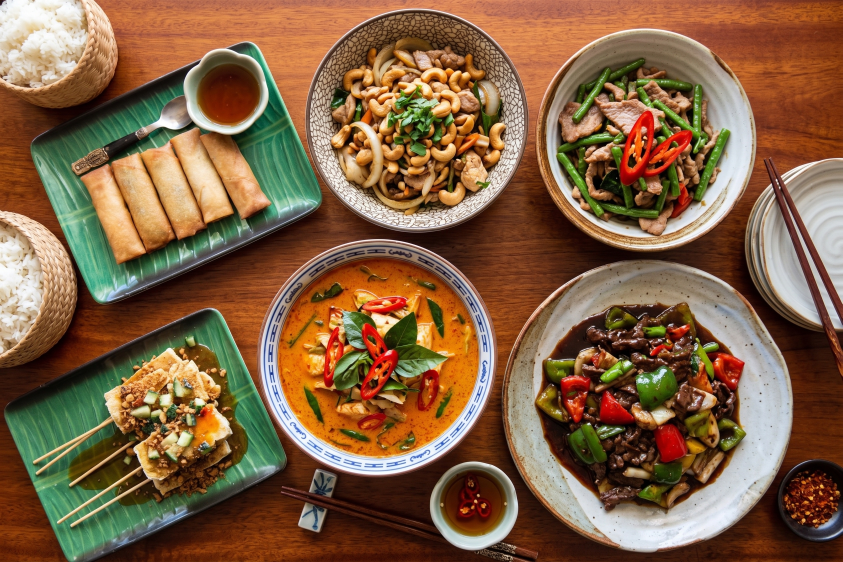
#> input picture img/_source/thai-deum-card-source.jpeg, 2528 x 1686 px (shown at 1/3 size)
$ python build-restaurant-cards.py
#> lines starting #> are read from the running program, lines starting #| are printed output that depends on the picture
#!/usr/bin/env python3
"""Resizes the full-size restaurant card originals down to the 1200x800 the
site serves.

Most restaurants here supplied their own wide marketing shot (The Bab's
flat-lay is the reference: a table of many dishes at once, bright, obviously
abundant). Thai Deum and Momo Tibet hadn't -- Thai Deum's gallery is
individual plates, and Momo's site only offers their logo on white, which
reads as a missing image on a card next to real food. Both cards here are
generated table scenes standing in until the restaurants send real spread
photography, at which point drop the new file into img/_source/ under the
same name and re-run this.

Originals live in img/_source/ so this stays reproducible; only the resized
1200x800 versions are what the site and app actually load.

    python3 build-restaurant-cards.py
"""

from PIL import Image
from pathlib import Path

ROOT = Path(__file__).parent
CARD = (1200, 800)   # 3:2, matching the other restaurant cards
MAX_KB = 220         # keep cards in the same weight class as the rest of img/

SOURCES = {
    "thai-deum": "thai-deum-card-source.jpeg",
    "momo-tibet": "momo-tibet-card-source.jpeg",
    # Abyssinia's is their real banner photo, 2200x480. It's their own food, so
    # it's worth keeping even though it can't reach 1200x800 -- see fit().
    "abyssinia": "abyssinia-card-source.jpg",
}


def fit(src: Path) -> Image.Image:
    """Crop to 3:2 at up to 1200x800, centred.

    Never upscales. A source shorter than 800px comes out smaller than the
    other cards rather than soft and stretched -- Abyssinia's 2200x480 banner
    lands at 720x480, which is sharp at the size a card actually renders."""
    im = Image.open(src).convert("RGB")
#> im is the input picture: PIL image 2528x1686 RGB; mean R, G, B 130.8, 98.1, 68.1
    sw, sh = im.size
#> sw = 2528; sh = 1686

    w, h = CARD
    if sh < h or sw < w:
        scale = min(sw / w, sh / h)
        w, h = round(w * scale), round(h * scale)

    scale = max(w / sw, h / sh)
#> scale = 0.475
    im = im.resize((max(w, round(sw * scale)), max(h, round(sh * scale))), Image.LANCZOS)
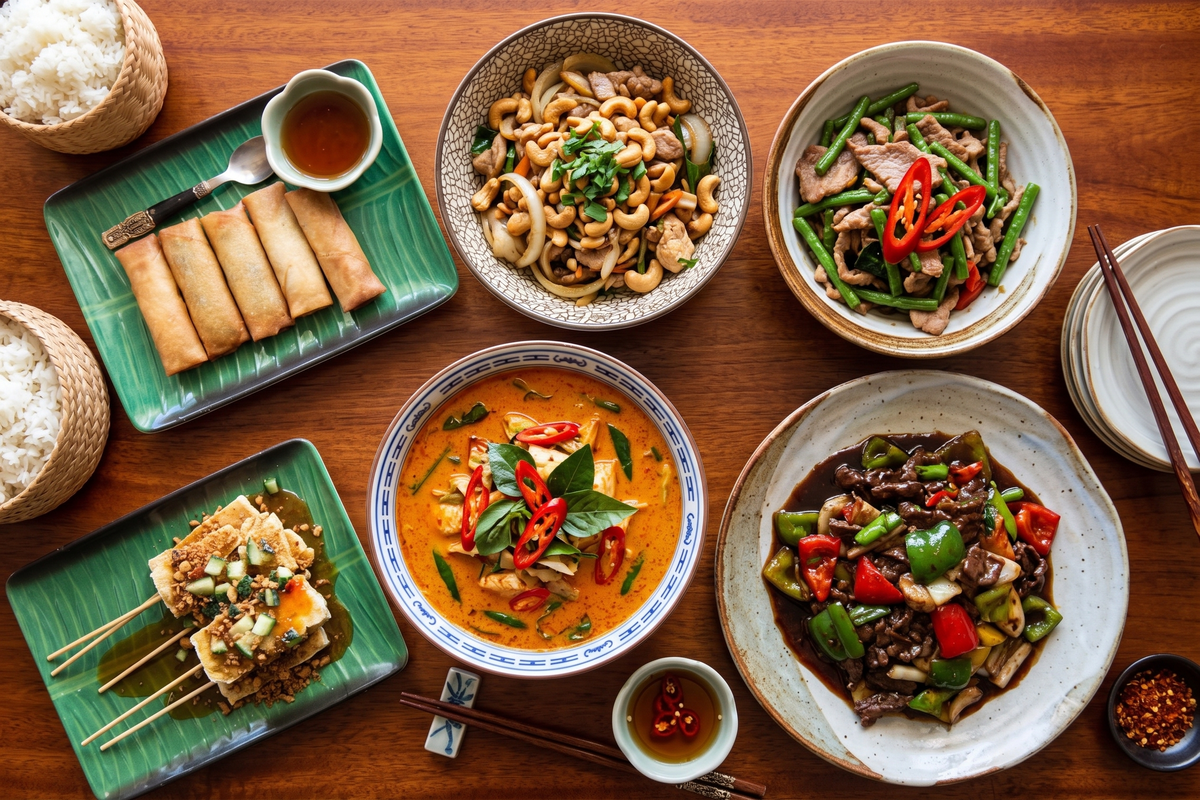
#> im: PIL image 1200x800 RGB; mean R, G, B 130.8, 98.1, 68.1
    nw, nh = im.size
#> nw = 1200; nh = 800
    left, top = (nw - w) // 2, (nh - h) // 2
#> left = 0; top = 0
    return im.crop((left, top, left + w, top + h))


def main() -> None:
    out_dir = ROOT / "img/restaurants"
    out_dir.mkdir(parents=True, exist_ok=True)

    for slug, filename in SOURCES.items():
        src = ROOT / "img/_source" / filename
        if not src.exists():
            print(f"  skip {slug} -- no source at {src.relative_to(ROOT)}")
            continue

        im = fit(src)
        out = out_dir / f"{slug}.jpg"

        # Step the quality down until the file is a reasonable weight. These
        # are photographic and busy, so they don't compress as hard as the
        # studio shots on white do.
        for quality in (85, 80, 75, 70):
            im.save(out, quality=quality, optimize=True, progressive=True)
            kb = out.stat().st_size // 1024
            if kb <= MAX_KB:
                break

        print(f"  ok   {out.relative_to(ROOT)}  {im.size[0]}x{im.size[1]}  q{quality}  {kb}KB")
#|   ok   img/restaurants/thai-deum.jpg  1200x800  q75  198KB
#> pass 2 of the loop in main, `for slug, filename in SOURCES.items():`:
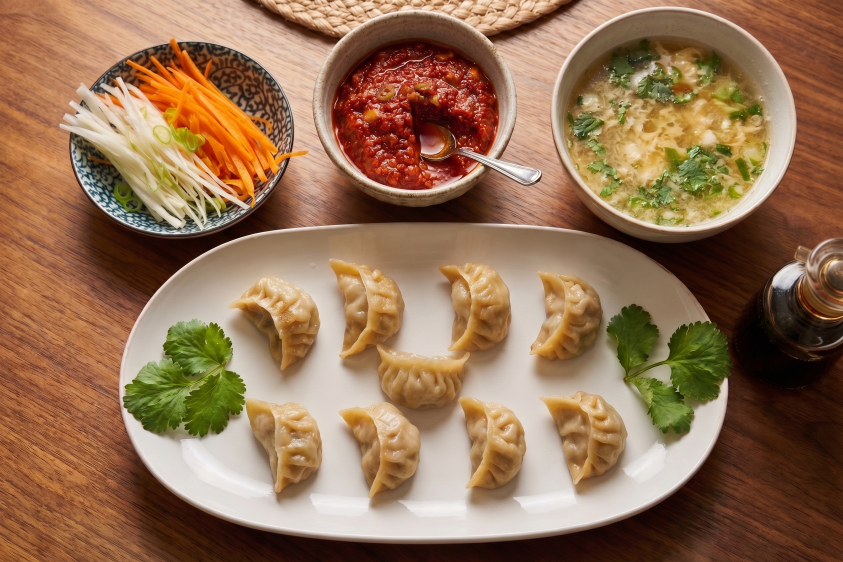
#> input picture img/_source/momo-tibet-card-source.jpeg, 2528 x 1686 px (shown at 1/3 size)
#> in fit, im is the input picture: PIL image 2528x1686 RGB; mean R, G, B 148.7, 113.9, 84.3
#> in fit (call 2), `im = im.resize((max(w, round(sw * scale)), max(h, round(sh * scale))),..`:
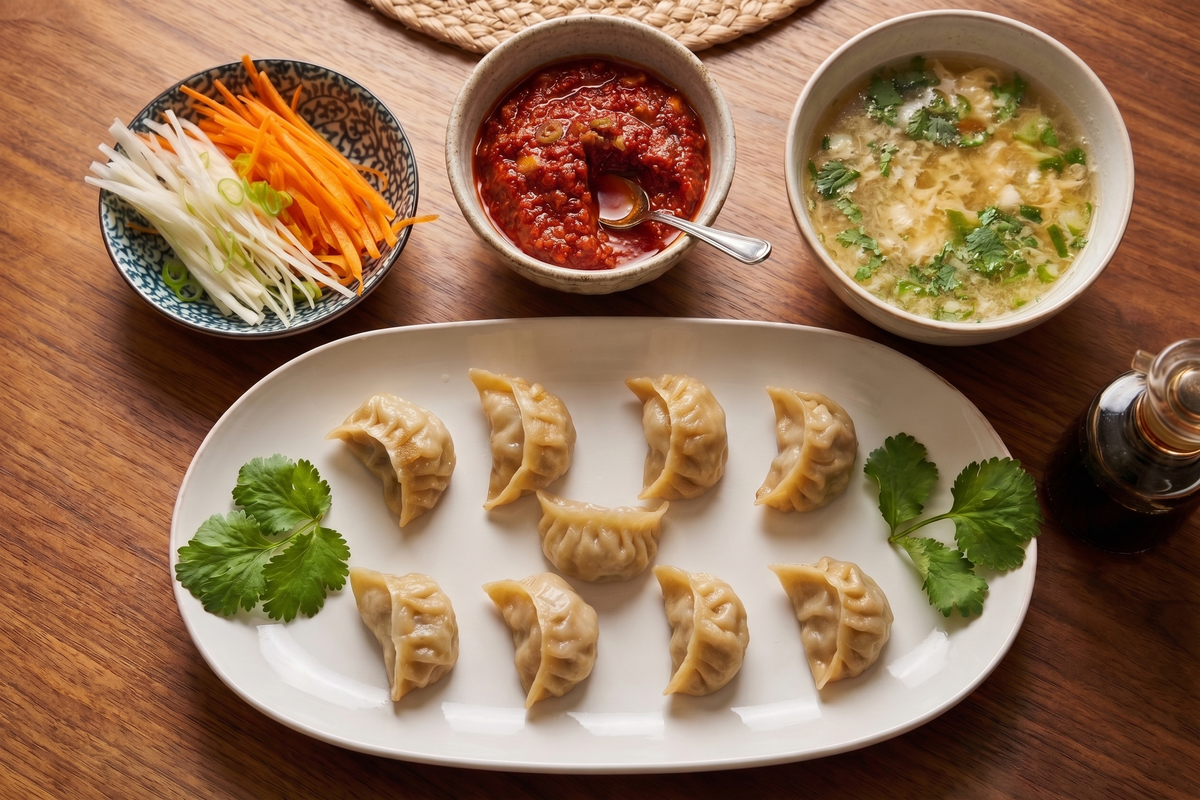
#> im: PIL image 1200x800 RGB; mean R, G, B 148.7, 113.9, 84.3
#|   ok   img/restaurants/momo-tibet.jpg  1200x800  q85  197KB
#> pass 3 of the loop in main, `for slug, filename in SOURCES.items():`:
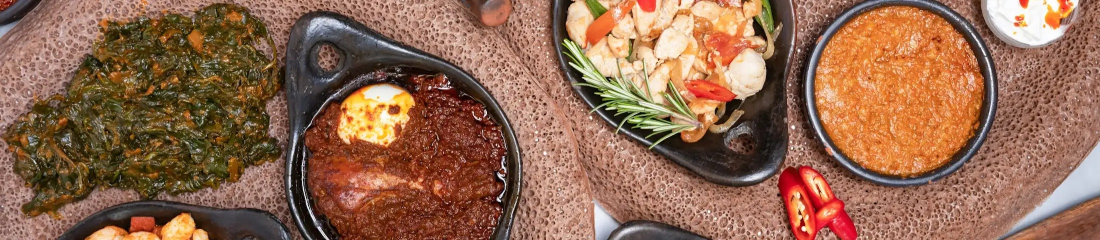
#> input picture img/_source/abyssinia-card-source.jpg, 2200 x 480 px (shown at 1/2 size)
#> in fit, im is the input picture: PIL image 2200x480 RGB; mean R, G, B 146.4, 104.2, 79.6
#> in fit (call 3), `return im.crop((left, top, left + w, top + h))`:
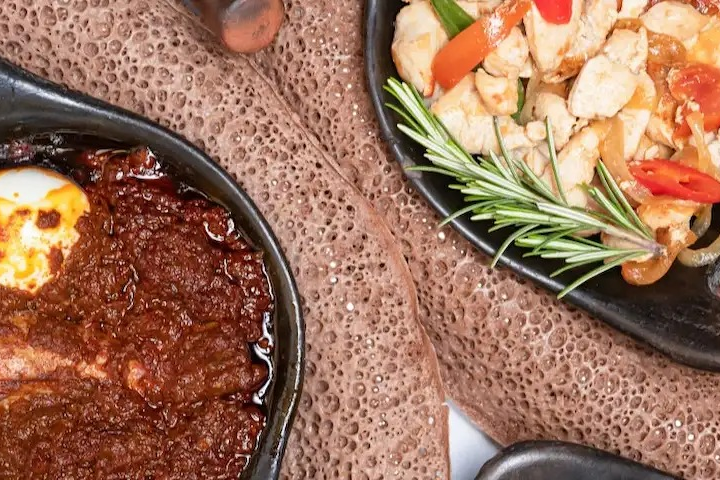
#> returned value: PIL image 720x480 RGB; mean R, G, B 158.9, 114.4, 90.8
#|   ok   img/restaurants/abyssinia.jpg  720x480  q85  108KB


if __name__ == "__main__":
    main()
